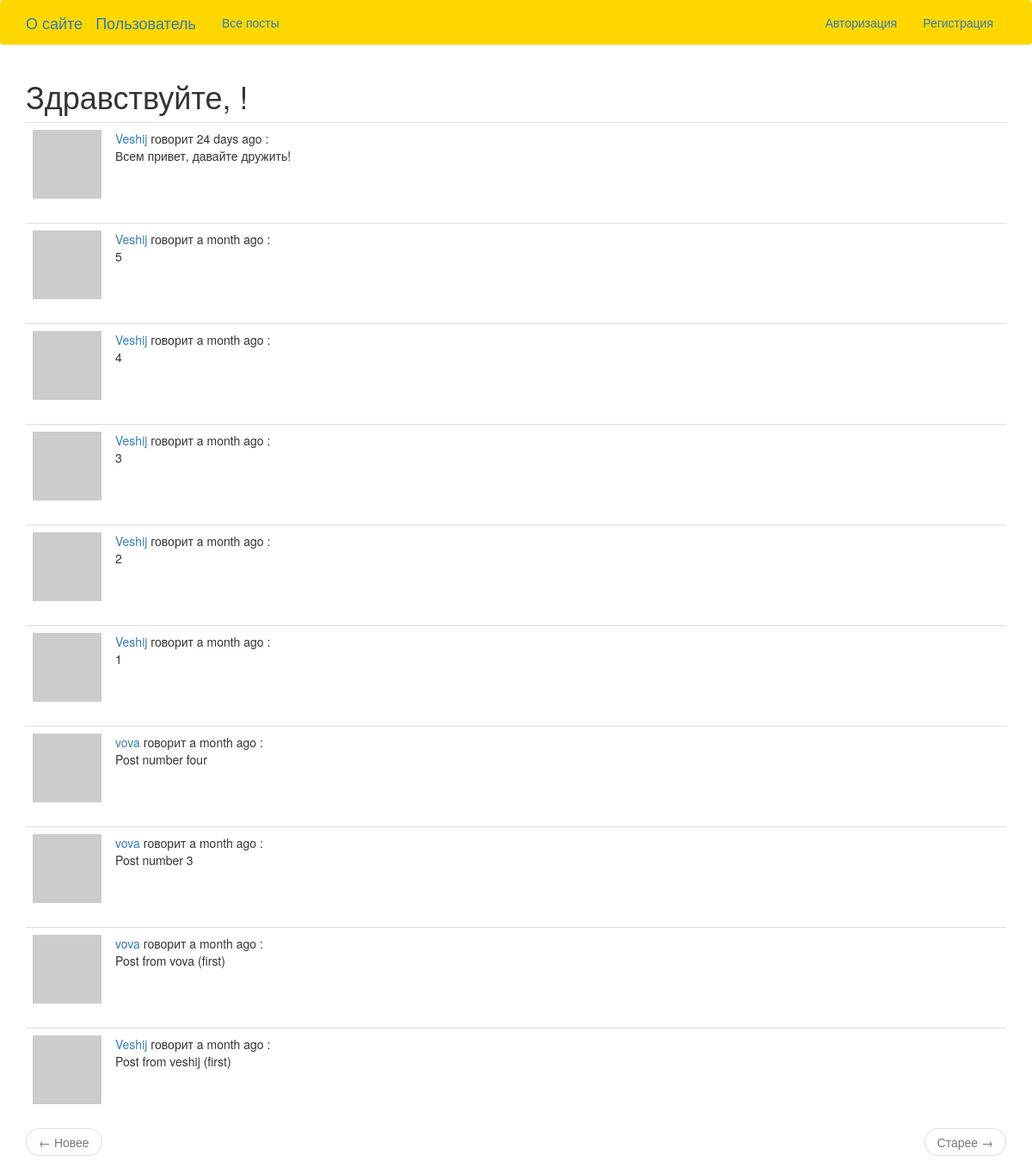
Before: /explore with the older database file.
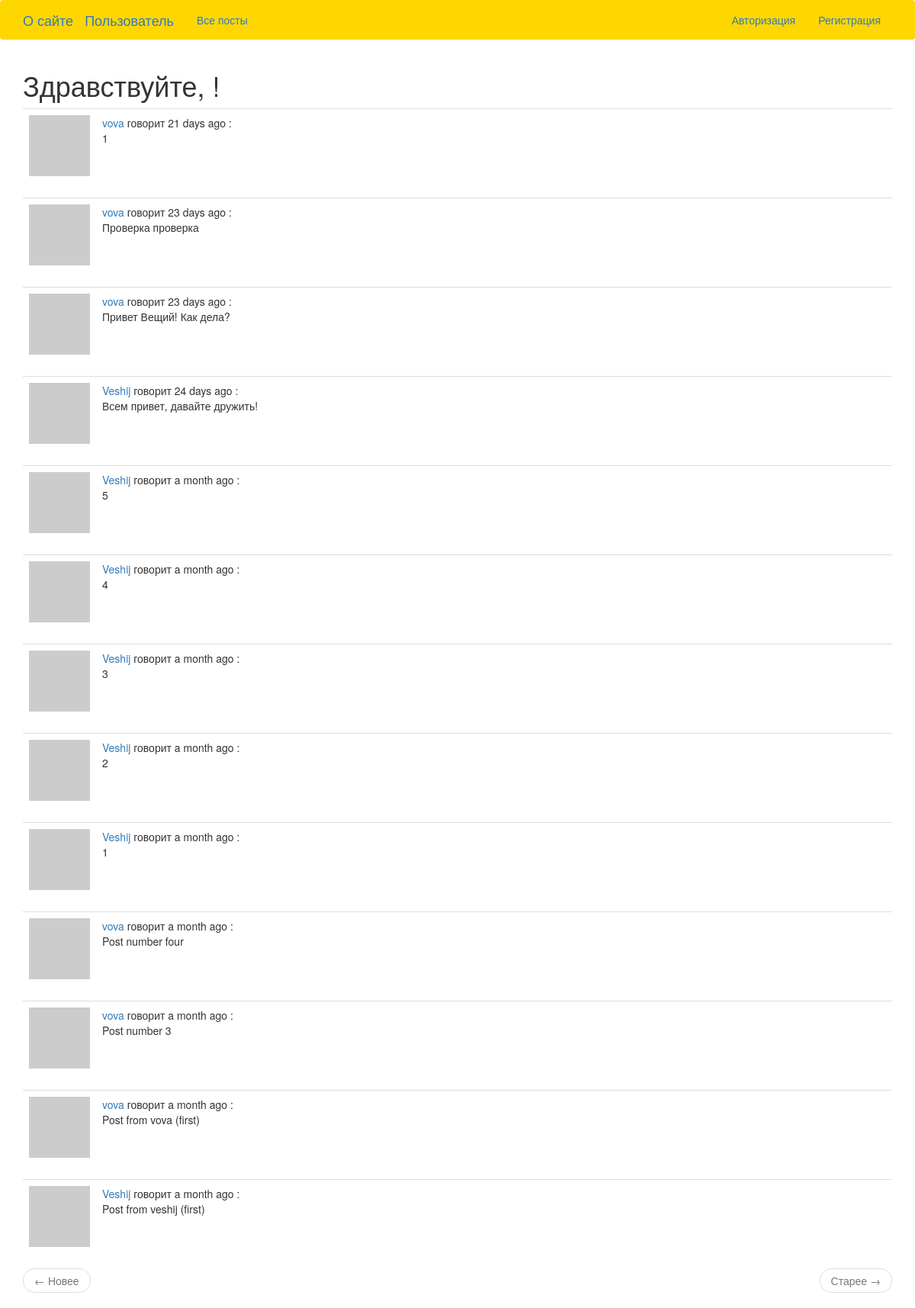
After: the same page with the newer database file.
### app/models.py (models this page shows, shortened)
class Post(db.Model):
    id = db.Column(db.Integer, primary_key=True)
    body = db.Column(db.String(10000))
    timestamp = db.Column(db.DateTime, index=True, default=datetime.utcnow)
    user_id = db.Column(db.Integer, db.ForeignKey('user.id'))

class User(UserMixin, db.Model):
    id = db.Column(db.Integer, primary_key=True)
    username = db.Column(db.String(64), index=True, unique=True)
    email = db.Column(db.String(120), index=True, unique=True)
    password_hash = db.Column(db.String(128))
    posts = db.relationship('Post', backref='author', lazy='dynamic')
    about_me = db.Column(db.String(140))
    last_seen = db.Column(db.DateTime, default=datetime.utcnow)
    followed = db.relationship(
            'User', secondary=followers,
            primaryjoin=(followers.c.follower_id == id),
            secondaryjoin=(followers.c.followed_id == id),
            backref=db.backref('followers', lazy='dynamic'), lazy='dynamic')
    def avatar(self, size):
        digest = md5(self.email.lower().encode('utf-8')).hexdigest()
        return 'https://www.gravatar.com/avatar/{}?d=identicon&s={}'.format(digest, size)

### app/main/routes.py (the view)
@bp.route('/explore')
def explore():
    page = request.args.get('page', 1, type=int)
    posts = Post.query.order_by(Post.timestamp.desc()).paginate(
            page, current_app.config['POSTS_PER_PAGE'], False)
    next_url = url_for('explore', page=posts.next_num) \
            if posts.has_next else None
    prev_url = url_for('explore', page=posts.prev_num) \
            if posts.has_prev else None
    return render_template('index.html', title='Explore', posts=posts.items, next_url=next_url, prev_url=prev_url)

### app/main/routes.py (called while the page is built)
@bp.before_request
def before_request():
    if current_user.is_authenticated:
        current_user.last_seen = datetime.utcnow()
        db.session.commit()

### app/templates/index.html (shortened to what this page needs)
{% extends "base.html" %}
{% import 'bootstrap/wtf.html' as wtf %}
{% block app_content %}
    <h1>Здравствуйте, {{ current_user.username }}!</h1>
    {% for post in posts %}
        {% include '_post.html' %}
    {% endfor %}
    <nav aria-label="...">
        <ul class="pager">
            <li class="previous{% if not prev_url %} disabled{% endif %}">
                <a href="{{ prev_url or '#' }}">
                    <span aria-hidden="true">&larr;</span> Новее
                </a>
            </li>
            <li class="next{% if not next_url %} disabled{% endif %}">
                <a href="{{ next_url or '#' }}">
                    Старее	 <span aria-hidden="true">&rarr;</span>
                </a>
            </li>
        </ul>
    </nav>
{% endblock %}

### app/templates/_post.html
   <table class="table table-hover">
        <tr>
            <td width="70px">
                <a href="{{ url_for('main.user', username=post.author.username) }}">
                    <img src="{{ post.author.avatar(70) }}" />
                </a>
            </td>
            <td>
                <a href="{{ url_for('main.user', username=post.author.username) }}">
                    {{ post.author.username }}
                </a>
                говорит {{ moment(post.timestamp).fromNow() }} :
                <br>
                {{ post.body }}
            </td>
        </tr>
    </table>

Changed rows visible on the page:
added Post: author.username "vova", timestamp "21 days ago", body "1"
added Post: author.username "vova", timestamp "23 days ago", body "Проверка проверка"
added Post: author.username "vova", timestamp "23 days ago", body "Привет Вещий! Как дела?"
